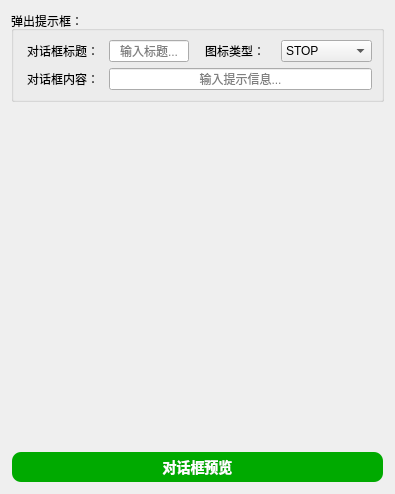
       <widget class="QWidget" name="tab_29">
        <attribute name="title">
         <string>提示窗口</string>
        </attribute>
        <layout class="QVBoxLayout" name="verticalLayout_70">
         <item>
          <widget class="QGroupBox" name="groupBox_36">
           <property name="title">
            <string>弹出提示框：</string>
           </property>
           <layout class="QVBoxLayout" name="verticalLayout_69">
            <item>
             <layout class="QGridLayout" name="gridLayout_41" columnstretch="1,1,1,1">
              <item row="0" column="0">
               <widget class="QLabel" name="label_123">
                <property name="text">
                 <string>对话框标题：</string>
                </property>
                <property name="alignment">
                 <set>Qt::AlignmentFlag::AlignCenter</set>
                </property>
               </widget>
              </item>
              <item row="0" column="1">
               <widget class="QLineEdit" name="lineEdit_8">
                <property name="text">
                 <string />
                </property>
                <property name="alignment">
                 <set>Qt::AlignmentFlag::AlignCenter</set>
                </property>
                <property name="placeholderText">
                 <string>输入标题...</string>
                </property>
               </widget>
              </item>
              <item row="0" column="2">
               <widget class="QLabel" name="label_125">
                <property name="text">
                 <string>图标类型：</string>
                </property>
                <property name="alignment">
                 <set>Qt::AlignmentFlag::AlignCenter</set>
                </property>
               </widget>
              </item>
              <item row="0" column="3">
               <widget class="QComboBox" name="comboBox_36">
                <item>
                 <property name="text">
                  <string>STOP</string>
                 </property>
                </item>
                <item>
                 <property name="text">
                  <string>WARNING</string>
                 </property>
                </item>
                <item>
                 <property name="text">
                  <string>INFO</string>
                 </property>
                </item>
                <item>
                 <property name="text">
                  <string>QUESTION</string>
                 </property>
                </item>
               </widget>
              </item>
              <item row="1" column="0">
               <widget class="QLabel" name="label_124">
                <property name="text">
                 <string>对话框内容：</string>
                </property>
                <property name="alignment">
                 <set>Qt::AlignmentFlag::AlignCenter</set>
                </property>
               </widget>
              </item>
              <item row="1" column="1" colspan="3">
               <widget class="QLineEdit" name="lineEdit_20">
                <property name="text">
                 <string />
                </property>
                <property name="alignment">
                 <set>Qt::AlignmentFlag::AlignCenter</set>
                </property>
                <property name="placeholderText">
                 <string>输入提示信息...</string>
                </property>
               </widget>
              </item>
             </layout>
            </item>
           </layout>
          </widget>
         </item>
         <item>
          <spacer name="verticalSpacer_22">
           <property name="orientation">
            <enum>Qt::Orientation::Vertical</enum>
           </property>
           <property name="sizeHint" stdset="0">
            <size>
             <width>20</width>
             <height>343</height>
            </size>
           </property>
          </spacer>
         </item>
         <item>
          <widget class="QPushButton" name="pushButton_26">
           <property name="palette">
            <palette>
             <active>
              <colorrole role="WindowText">
               <brush brushstyle="SolidPattern">
                <color alpha="255">
                 <red>255</red>
                 <green>255</green>
                 <blue>255</blue>
                </color>
               </brush>
              </colorrole>
              <colorrole role="Button">
               <brush brushstyle="SolidPattern">
                <color alpha="255">
                 <red>0</red>
                 <green>170</green>
                 <blue>0</blue>
                </color>
               </brush>
              </colorrole>
              <colorrole role="Text">
               <brush brushstyle="SolidPattern">
                <color alpha="255">
                 <red>255</red>
                 <green>255</green>
                 <blue>255</blue>
                </color>
               </brush>
              </colorrole>
              <colorrole role="ButtonText">
               <brush brushstyle="SolidPattern">
                <color alpha="255">
                 <red>255</red>
                 <green>255</green>
                 <blue>255</blue>
                </color>
               </brush>
              </colorrole>
              <colorrole role="Base">
               <brush brushstyle="SolidPattern">
                <color alpha="255">
                 <red>0</red>
                 <green>170</green>
                 <blue>0</blue>
                </color>
               </brush>
              </colorrole>
              <colorrole role="Window">
               <brush brushstyle="SolidPattern">
                <color alpha="255">
                 <red>0</red>
                 <green>170</green>
                 <blue>0</blue>
                </color>
               </brush>
              </colorrole>
              <colorrole role="PlaceholderText">
               <brush brushstyle="NoBrush">
                <color alpha="128">
                 <red>255</red>
                 <green>255</green>
                 <blue>255</blue>
                </color>
               </brush>
              </colorrole>
             </active>
             <inactive>
              <colorrole role="WindowText">
               <brush brushstyle="SolidPattern">
                <color alpha="255">
                 <red>255</red>
                 <green>255</green>
                 <blue>255</blue>
                </color>
               </brush>
              </colorrole>
              <colorrole role="Button">
               <brush brushstyle="SolidPattern">
                <color alpha="255">
                 <red>0</red>
                 <green>170</green>
                 <blue>0</blue>
                </color>
               </brush>
              </colorrole>
              <colorrole role="Text">
               <brush brushstyle="SolidPattern">
                <color alpha="255">
                 <red>255</red>
                 <green>255</green>
                 <blue>255</blue>
                </color>
               </brush>
              </colorrole>
              <colorrole role="ButtonText">
               <brush brushstyle="SolidPattern">
                <color alpha="255">
                 <red>255</red>
                 <green>255</green>
                 <blue>255</blue>
                </color>
               </brush>
              </colorrole>
              <colorrole role="Base">
               <brush brushstyle="SolidPattern">
                <color alpha="255">
                 <red>0</red>
                 <green>170</green>
                 <blue>0</blue>
                </color>
               </brush>
              </colorrole>
              <colorrole role="Window">
               <brush brushstyle="SolidPattern">
                <color alpha="255">
                 <red>0</red>
                 <green>170</green>
                 <blue>0</blue>
                </color>
               </brush>
              </colorrole>
              <colorrole role="PlaceholderText">
               <brush brushstyle="NoBrush">
                <color alpha="128">
                 <red>255</red>
                 <green>255</green>
                 <blue>255</blue>
                </color>
               </brush>
              </colorrole>
             </inactive>
             <disabled>
              <colorrole role="WindowText">
               <brush brushstyle="SolidPattern">
                <color alpha="255">
                 <red>255</red>
                 <green>255</green>
                 <blue>255</blue>
                </color>
               </brush>
              </colorrole>
              <colorrole role="Button">
               <brush brushstyle="SolidPattern">
                <color alpha="255">
                 <red>0</red>
                 <green>170</green>
                 <blue>0</blue>
                </color>
               </brush>
              </colorrole>
              <colorrole role="Text">
               <brush brushstyle="SolidPattern">
                <color alpha="255">
                 <red>255</red>
                 <green>255</green>
                 <blue>255</blue>
                </color>
               </brush>
              </colorrole>
              <colorrole role="ButtonText">
               <brush brushstyle="SolidPattern">
                <color alpha="92">
                 <red>0</red>
                 <green>0</green>
                 <blue>0</blue>
                </color>
               </brush>
              </colorrole>
              <colorrole role="Base">
               <brush brushstyle="SolidPattern">
                <color alpha="255">
                 <red>0</red>
                 <green>170</green>
                 <blue>0</blue>
                </color>
               </brush>
              </colorrole>
              <colorrole role="Window">
               <brush brushstyle="SolidPattern">
                <color alpha="255">
                 <red>0</red>
                 <green>170</green>
                 <blue>0</blue>
                </color>
               </brush>
              </colorrole>
              <colorrole role="PlaceholderText">
               <brush brushstyle="NoBrush">
                <color alpha="128">
                 <red>255</red>
                 <green>255</green>
                 <blue>255</blue>
                </color>
               </brush>
              </colorrole>
             </disabled>
            </palette>
           </property>
           <property name="font">
            <font>
             <family>Microsoft YaHei</family>
             <pointsize>-1</pointsize>
             <bold>true</bold>
            </font>
           </property>
           <property name="styleSheet">
            <string notr="true">QPushButton {
    background-color: rgb(0, 170, 0);
    color: white;
    border-radius: 10px; /* 设置圆角半径 */
    font-family: 'Microsoft YaHei'; /* 设置字体为微软雅黑 */
    font-size: 14px; /* 设置字体大小，可以根据需要调整 */
    padding: 3px 5px; /* 设置内边距，使按钮看起来更美观 */
    border: 2px solid transparent; /* 设置边框为透明 */
}

QPushButton:hover {
    background-color: rgb(0, 150, 0); /* 设置鼠标悬停时的背景颜色 */
}

QPushButton:pressed {
    background-color: rgb(0, 100, 0); /* 设置按钮按下时的背景颜色 */
}
</string>
           </property>
           <property name="text">
            <string>对话框预览</string>
           </property>
          </widget>
         </item>
        </layout>
       </widget>
